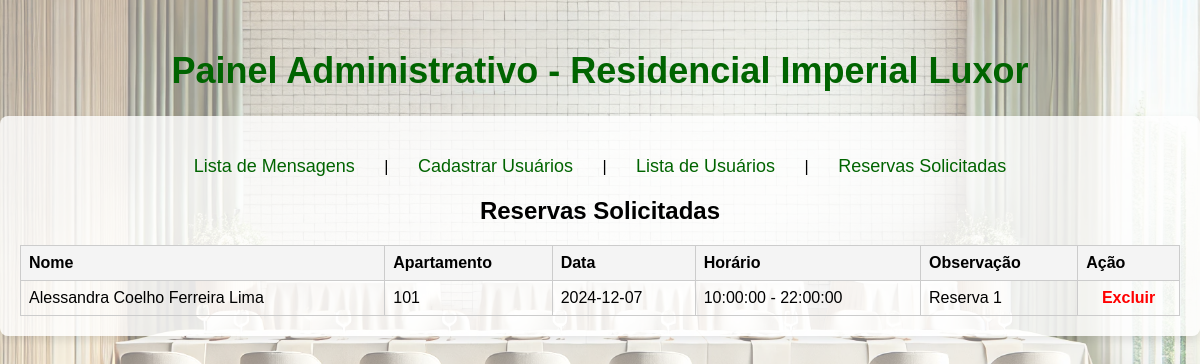
The app's page /admin/index.php?pg=lista_reserva with its own data.
### tables this page shows
CREATE TABLE `reserva` (
  `id` int(11) NOT NULL,
  `nome` varchar(100) DEFAULT NULL,
  `apartamento` varchar(3) DEFAULT NULL,
  `data` date DEFAULT NULL,
  `horarioinicial` time DEFAULT NULL,
  `horariofinal` time DEFAULT NULL,
  `observacao` text DEFAULT NULL
);

### admin/lista_reserva.php (the view, shortened to what this page needs)
<h2 style="text-align: center; font-family: Arial, sans-serif;">Reservas Solicitadas</h2>
<?php
include_once("../config.inc.php");
$sql = "SELECT * FROM reserva";
$query = mysqli_query($conexao, $sql);
echo "<table style='width: 100%; border-collapse: collapse; font-family: Arial, sans-serif;'>";
echo "<thead>";
echo "<tr style='background-color: #f4f4f4; text-align: left;'>";
echo "<th style='border: 1px solid #ccc; padding: 8px;'>Nome</th>";
echo "<th style='border: 1px solid #ccc; padding: 8px;'>Apartamento</th>";
echo "<th style='border: 1px solid #ccc; padding: 8px;'>Data</th>";
echo "<th style='border: 1px solid #ccc; padding: 8px;'>Horário</th>";
echo "<th style='border: 1px solid #ccc; padding: 8px;'>Observação</th>";
echo "<th style='border: 1px solid #ccc; padding: 8px;'>Ação</th>";
echo "</tr>";
echo "</thead>";
echo "<tbody>";
while ($reserva = mysqli_fetch_assoc($query)) {
    $nome = htmlspecialchars($reserva['nome']);
    $apartamento = htmlspecialchars($reserva['apartamento']);
    $data = htmlspecialchars($reserva['data']);
    $horarioinicial = htmlspecialchars($reserva['horarioinicial']);
    $horariofinal = htmlspecialchars($reserva['horariofinal']);
    $observacao = htmlspecialchars($reserva['observacao']);
    $id = htmlspecialchars($reserva['id']);
    echo "<tr>";
    echo "<td style='border: 1px solid #ccc; padding: 8px;'>$nome</td>";
    echo "<td style='border: 1px solid #ccc; padding: 8px;'>$apartamento</td>";
    echo "<td style='border: 1px solid #ccc; padding: 8px;'>$data</td>";
    echo "<td style='border: 1px solid #ccc; padding: 8px;'>$horarioinicial - $horariofinal</td>";
    echo "<td style='border: 1px solid #ccc; padding: 8px;'>$observacao</td>";
    echo "<td style='border: 1px solid #ccc; padding: 8px; text-align: center;'>";
    echo "<a href='?pg=excluir&id=$id' style='color: red; text-decoration: none; font-weight: bold;'>Excluir</a>";
    echo "</td>";
    echo "</tr>";
}
echo "</tbody>";
echo "</table>";
?>

### admin/index.php (style rules this page uses)
body { background-image: url("Imagem/imagem2.jpeg"); background-size: cover; background-position: center; font-family: Arial, sans-serif; color: black; background-color: rgba(255, 255, 255, 0.5); background-blend-mode: overlay; margin: 0; padding: 0; }

### records on screen
reserva: nome "Alessandra Coelho Ferreira Lima", apartamento "101", data "2024-12-07", horarioinicial "10:00:00", horariofinal "22:00:00", observacao "Reserva 1"
